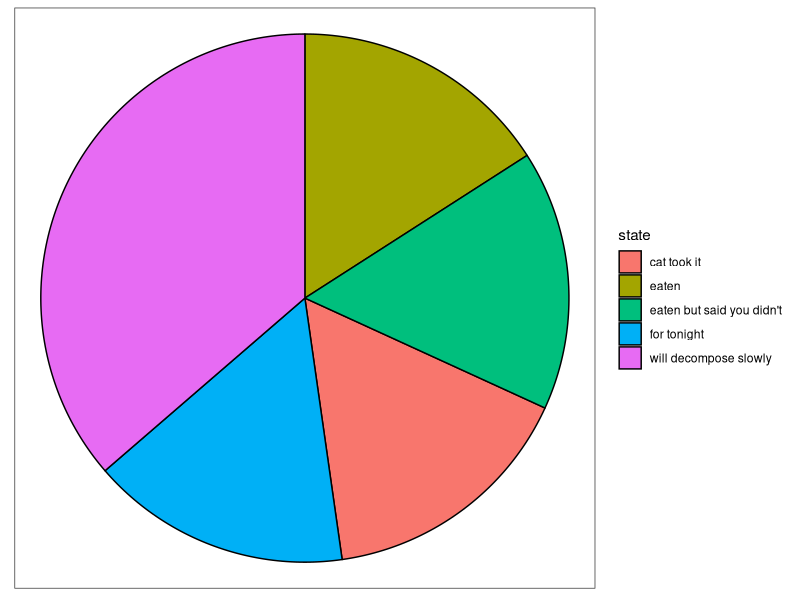
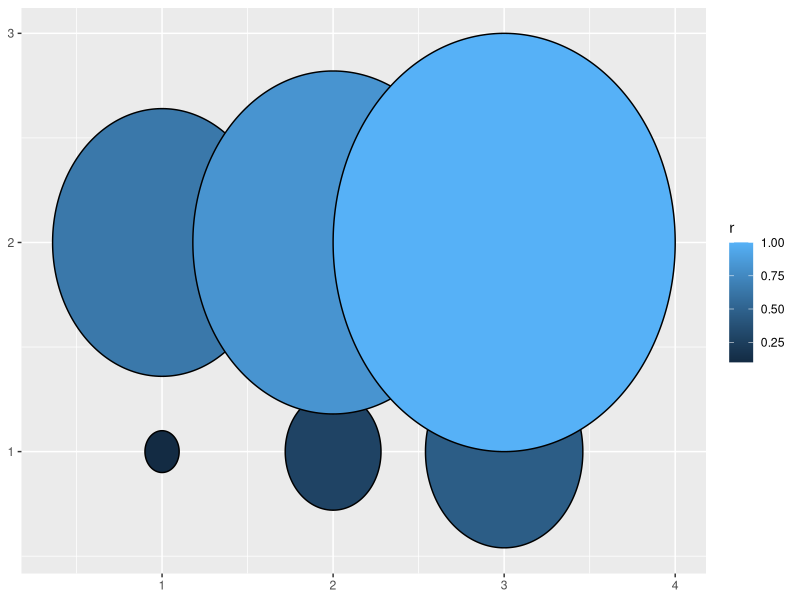

Source code (R) for these figures, in order:
## ---- chunk 1
# Example from https://github.com/thomasp85/ggforce
library(ggplot2)
library(ggforce)

# We'll start by defining some dummy data
pie <- data.frame(
    state = c('eaten', 'eaten but said you didn\'t', 'cat took it', 
              'for tonight', 'will decompose slowly'),
    focus = c(0.2, 0, 0, 0, 0),
    start = c(0, 1, 2, 3, 4),
    end = c(1, 2, 3, 4, 2*pi),
    amount = c(4,3, 1, 1.5, 6),
    stringsAsFactors = FALSE
)

p <- ggplot() + theme_no_axes() + coord_fixed()

# For low level control you define the start and end angles yourself
p + geom_arc_bar(aes(x0 = 0, y0 = 0, r0 = 0, r = 1, start = start, end = end, 
                     fill = state),
                 data = pie)

# Here are some data describing some circles
circles <- data.frame(
    x0 = rep(1:3, 2),
    y0 =  rep(1:2, each=3),
    r = seq(0.1, 1, length.out = 6)
)
ggplot() + geom_circle(aes(x0=x0, y0=y0, r=r, fill=r), data=circles)
